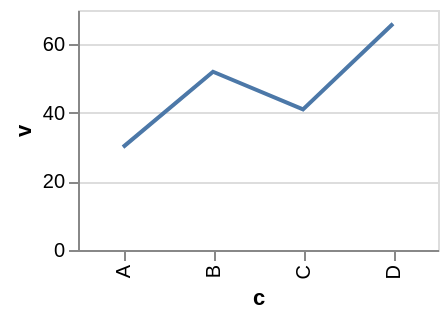

The Vega-Lite source for this figure:
### Vega-Lite specification from a JSON file in a GitHub repository (floating-point values rounded to 4 significant figures)
{"width": 180, "height": 120, "data": {"values": [{"c": "A", "v": 30, "lo": 10, "hi": 45, "g": "x", "o": 28, "cl": 34, "h": 40, "l": 8}, {"c": "B", "v": 52, "lo": 25, "hi": 60, "g": "x", "o": 34, "cl": 48, "h": 55, "l": 30}, {"c": "C", "v": 41, "lo": 18, "hi": 55, "g": "y", "o": 48, "cl": 40, "h": 50, "l": 36}, {"c": "D", "v": 66, "lo": 40, "hi": 80, "g": "y", "o": 40, "cl": 63, "h": 70, "l": 38}]}, "mark": "line", "encoding": {"x": {"field": "c", "type": "nominal", "sort": null}, "y": {"field": "v", "type": "quantitative"}}}
